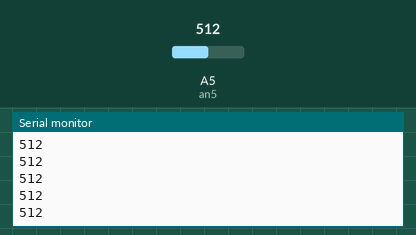
This sketch was run on a simulated Arduino Uno, built with avr-gcc and run on an emulated ATmega328P. Shown: the last lines printed to the serial monitor. The test bench sets the inputs (shaded band); at power-on: A5 (an5) = 512.

Above: at 1.2 s.
1.3 s: A5 (an5) set to 716
At 1.31 s:
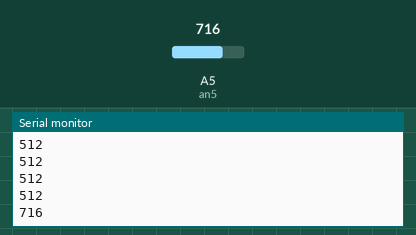
2.8 s: A5 (an5) set to 900
At 2.81 s:
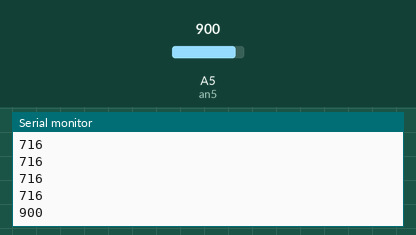
Timing chart, 0 to 5.8 s (numbered marks = the images above; inputs shaded):
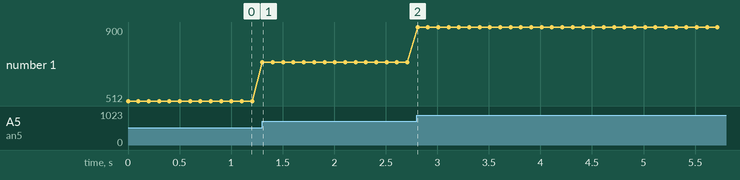

Measured:
- after the input at 1.3 s, the serial monitor: prints a new line at once (image 1)
- after the input at 2.8 s, the serial monitor: prints a new line at once (image 2)
- plotted number 1: 512 → 716 after the input at 1.3 s, 716 → 900 after the input at 2.8 s

The sketch:

aula-010.ino
```cpp
//https://www.tinkercad.com/things/7tvZPBtOvMF-aula-10/editel
// portas analógicas

#define an5 A5
void setup() {
  pinMode(an5,INPUT);   // ANALOG IN
  Serial.begin(9600);   // OUTPUT Console Monitor Serial; comando_serial.metodo_begin(parametro vel comuncação com a porta)
}

void loop() {
  Serial.println(analogRead(an5));     //retorna valor lido na porta indicada, impresso no console serial
  delay(100);
}


/*  1º - Porta de entrada ANALÓGICAS(As portas ANALÓGICAS do arduino são portas de ENTRADA).
 *    ANALOG IN: A0; A1; A2; A3; A4; A5.
 *    Onda ANALÓGICA == SENOIDAL
 *      Entre 0 e 5v(por exemplo) existe uma série de Variações; 1024 para ser exato, variando de 0 - 1023.
 *        Feita a relação (0-1023) com 0-5v
 *          0 = 0v
 *          256 = 1.25v
 *          512 = 2.5v
 *          768 = 3.75
 *          1023 = 5v
 *
 *   2º - Onda Digital == PWM(PULSE WIDTH MODULATION) somente 0 OU 1
 *      Simulam as portas analógicas.
 *        PWM: 0-255 (256 variações) (1/4 da variação da porta analógica)
 *        Digital: 0 OU 5v (0 OU 1)
 *
 *      Relação porta PWM com uma Analógica = valor ANALOG IN / 4
 *
 *  Leitura Serial
 *    TX aceso: Indicativo da leitura da porta.
 *        Comunicação Serial:
 *    TX = Transmiter
 *    RX = Receiver
 *
 *    full duplex:
 *
 *    RX<--\  /-->RX
 *          \/
 *          /\
 *         /  \
 *    TX-->    \<--TX
 *
 *    GND---------GND
 *
 *    Se o código do monitor serial for diferente do delay(); dará ERRO
*/
```
